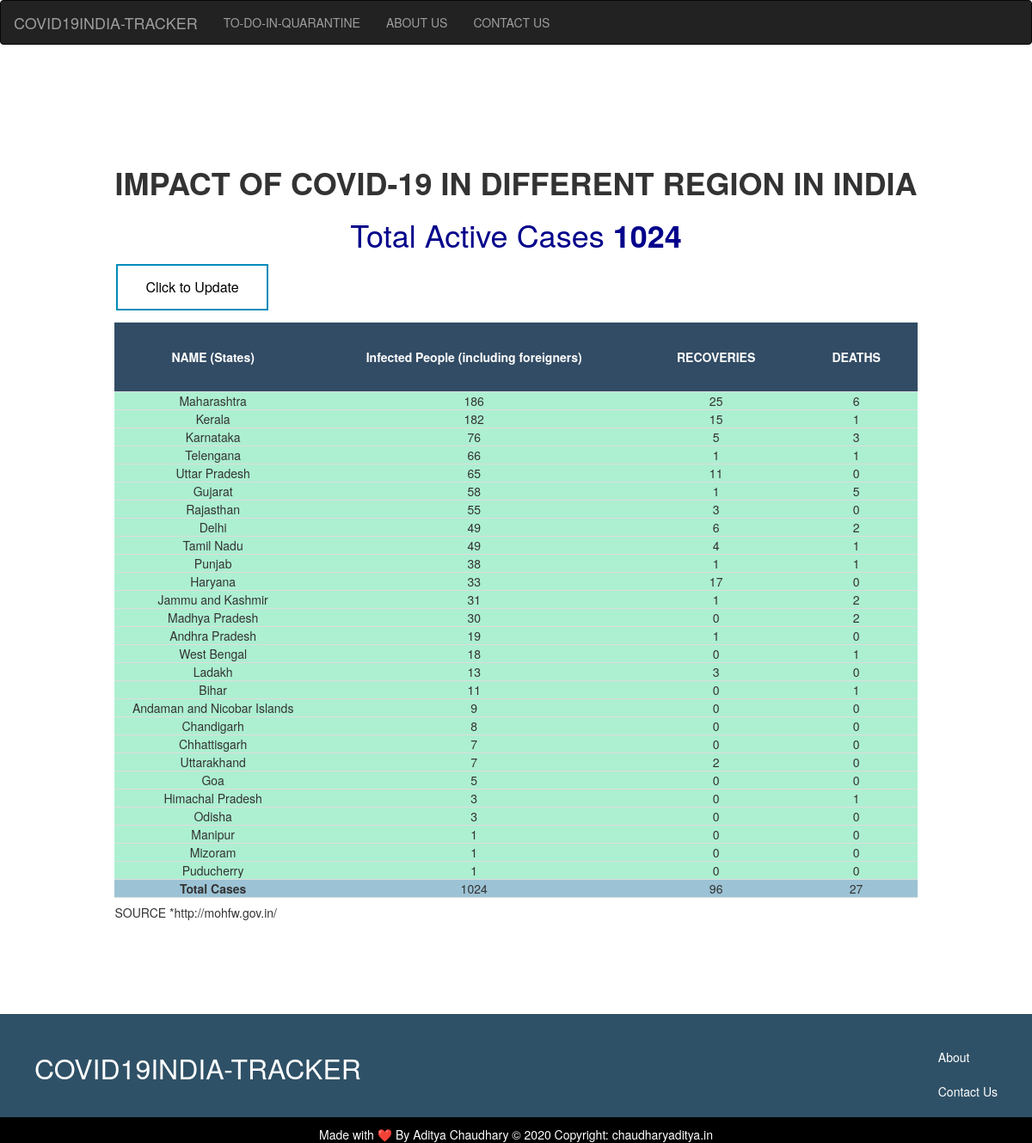
Before: / with the older database file.
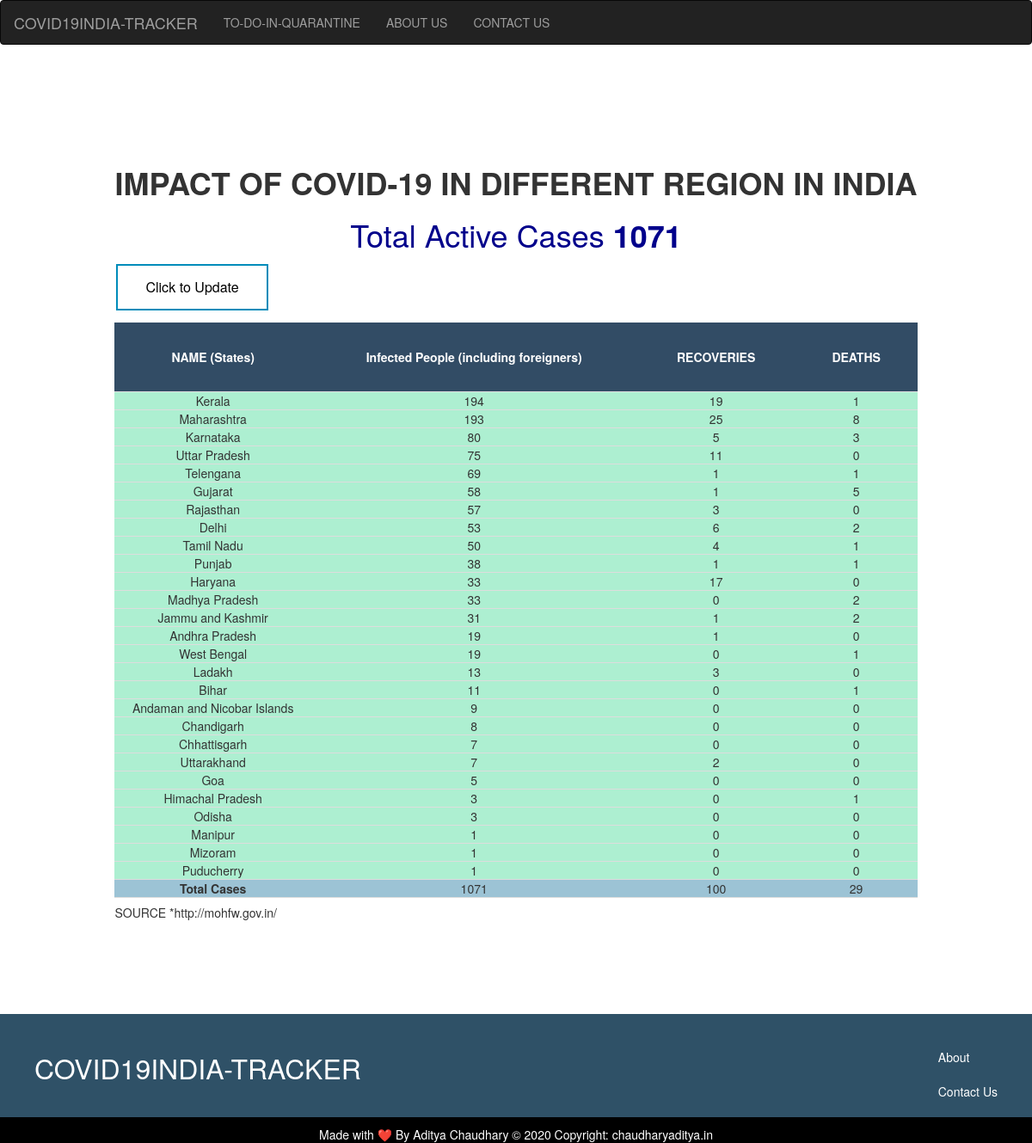
After: the same page with the newer database file.
### papp.py (models this page shows)
class TOTCORONACASES(db.Model):
	ID=db.Column(db.Integer,primary_key=True,nullable=False)
	INDIANCASES=db.Column(db.Integer,nullable=False)
	FOREIGNCASES=db.Column(db.Integer,nullable=False)
	RECOVEREDCASES=db.Column(db.Integer,nullable=False)
	DEATHCASES=db.Column(db.Integer,nullable=False)

class CORONACASES(db.Model):
	ID=db.Column(db.Integer,primary_key=True,nullable=False)
	NAMEOFSTATE=db.Column(db.Text,nullable=False)
	INDIANCASES=db.Column(db.Integer,nullable=False)
	FOREIGNCASES=db.Column(db.Integer,nullable=False)
	RECOVEREDCASES=db.Column(db.Integer,nullable=False)
	DEATHCASES=db.Column(db.Integer,nullable=False)

### papp.py (the view)
@app.route("/",methods=["POST","GET"])
def home():
	case=CORONACASES.query.all()
	desccase=CORONACASES.query.order_by(desc(CORONACASES.INDIANCASES)).all()
	total=TOTCORONACASES.query.all()
	return render_template("home.html",cases=case,totalcase=total,desccases=desccase)

### templates/home.html (shortened to what this page needs)
{% extends "base.html" %}
{% block content %}
<div class="flex-container">
	<div>
		<h1><strong>IMPACT OF COVID-19 IN DIFFERENT REGION IN INDIA</strong></h1>
<h1 style="text-align: center; color: darkblue">Total Active Cases <strong>{{totalcase[0].INDIANCASES}}</strong></h1>
<h5><a href="{{url_for('update')}}"><button class="button button2" style="align-items: center;">Click to Update</button></a></h5>
<table style="width:100%" class="print" >
  <tr>
    <th>NAME (States)</th>
    <th>Infected People (including foreigners)</th>
    <th>RECOVERIES</th>
    <th>DEATHS</th>
  </tr>
  {% for case in desccases %}
    <tr>
        <td>{{case.NAMEOFSTATE}}</td>
        <td>{{case.INDIANCASES}}</td>
        <td>{{case.RECOVEREDCASES}}</td>
        <td>{{case.DEATHCASES}}</td>
    </tr>
  {% endfor %}
  {% for case in totalcase %}
    <tr class="sp">
    	<td><strong>Total Cases</strong></td>
        <td>{{case.INDIANCASES}}</td>
        <td>{{case.RECOVEREDCASES}}</td>
        <td>{{case.DEATHCASES}}</td>
    </tr>
  {% endfor %}
</table>
<h5>SOURCE *http://mohfw.gov.in/</h5>
</div>
</div>
{% endblock %}

### templates/base.html (shortened to what this page needs)
<!DOCTYPE html>
<html>
  <head>
    <link rel="stylesheet" href="../static/stylesheet.css">
    <link rel="stylesheet" href="https://maxcdn.bootstrapcdn.com/bootstrap/3.4.1/css/bootstrap.min.css">
  </head>
  <body>
    <div class="header">
      <nav class="navbar navbar-inverse">
        <div class="container-fluid">
          <div class="navbar-header">
            <a class="navbar-brand" href="{{url_for('home')}}">COVID19INDIA-TRACKER</a>
          </div>
          <ul class="nav navbar-nav">
            <li><a href="{{url_for('info')}}">TO-DO-IN-QUARANTINE</a></li>
            <li><a href="{{url_for('about')}}">ABOUT US</a></li>
            <li><a href="{{url_for('contactus')}}">CONTACT US</a></li>
          </ul>
        </div>
      </nav>
    </div>
    <div class="main">
      {% block content %}
      {% endblock %}
    </div>
    <div class="footer">
      <div class="footer-logo">COVID19INDIA-TRACKER</div>
      <div class="footer-list">
        <ul>
          <li><a href="{{url_for('about')}}">About</a></li>
          <li><a href="{{url_for('contactus')}}">Contact Us</a></li>
        </ul>
      </div>
    </div>
    <footer class="secondf">
  <div class="container">
  </div>
  <div class="footer-copyright">     Made with ❤️ By Aditya Chaudhary © 2020 Copyright: chaudharyaditya.in
  </div>
</footer>
  </body>
</html>

### static/stylesheet.css (style rules this page uses)
body { font-family: "Avenir Next"; }
li { list-style: none; }
.main { padding: 100px 80px; }
.footer { background-color: #2f5167; color: #fff; height: 120px; padding: 40px; }
.footer-logo { float: left; font-size: 32px; }
.footer-list { float: right; }
.footer-list li { padding-bottom: 20px; color: #fff; }
.footer-list a { color:#fff !important; text-decoration: none; }
.secondf { background: black; color:white; text-align: center; }
.main { height: auto; }
.print th { background-color: #00203FFF; color: white; opacity: 0.8; }
.print th,td { padding: 30px; border-bottom: 1px solid #ddd; text-align: center; }
.print td { background-color:#ADEFD1FF; }
.sp td { background-color:#9CC3D5FF; }
.flex-container { display: flex; justify-content: center; align-items: center; }
.button { background-color: #4CAF50; border: none; color: white; padding: 16px 32px; text-align: center; text-decoration: none; display: inline-block; font-size: 16px; margin: 4px 2px; transition-duration: 0.4s; cursor: pointer; }
.button2 { background-color: white; color: black; border: 2px solid #008CBA; }

Changed rows visible on the page:
changed TOTCORONACASES: INDIANCASES "1024" → "1071"; RECOVEREDCASES "96" → "100"; DEATHCASES "27" → "29"
changed CORONACASES "Kerala": INDIANCASES "182" → "194"; RECOVEREDCASES "15" → "19"; moves up the list
changed CORONACASES "Maharashtra": INDIANCASES "186" → "193"; DEATHCASES "6" → "8"
changed CORONACASES "Karnataka": INDIANCASES "76" → "80"
changed CORONACASES "Uttar Pradesh": INDIANCASES "65" → "75"; moves up the list
changed CORONACASES "Telengana": INDIANCASES "66" → "69"
changed CORONACASES "Rajasthan": INDIANCASES "55" → "57"
changed CORONACASES "Delhi": INDIANCASES "49" → "53"
changed CORONACASES "Tamil Nadu": INDIANCASES "49" → "50"
changed CORONACASES "Madhya Pradesh": INDIANCASES "30" → "33"; moves up the list
changed CORONACASES "West Bengal": INDIANCASES "18" → "19"
